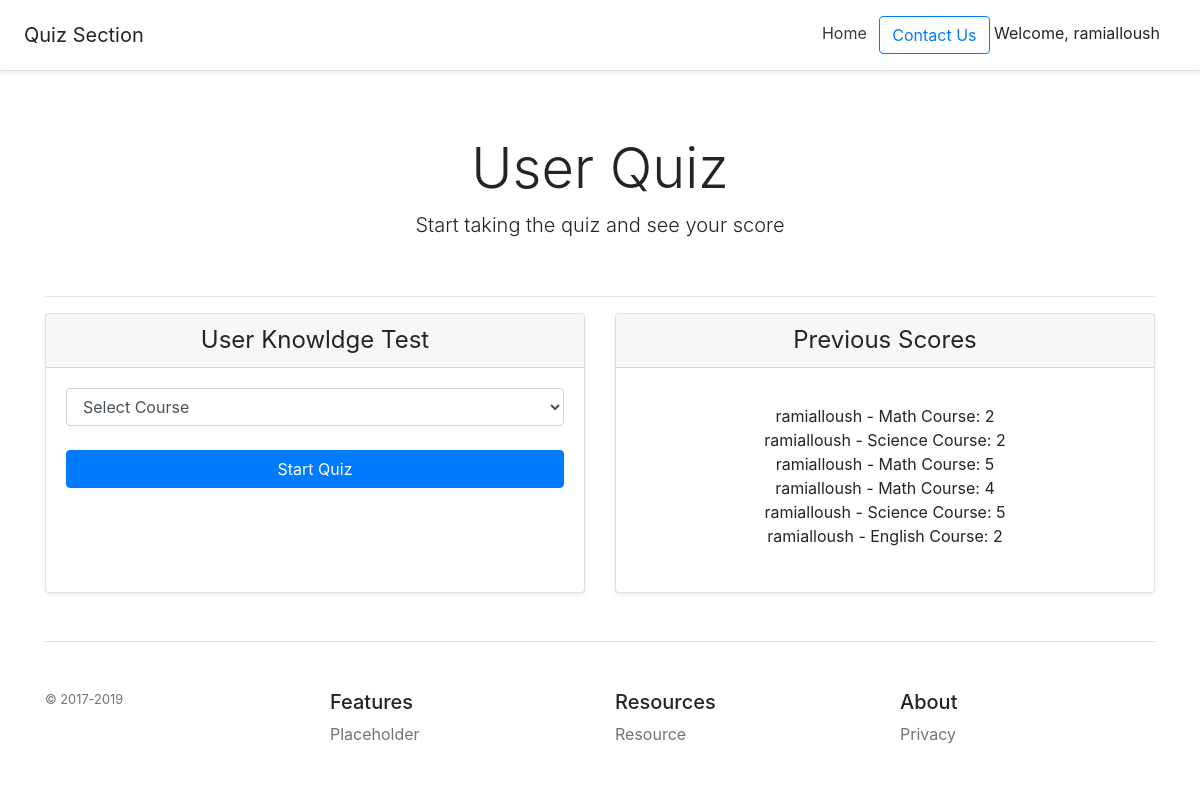
The app's page /quiz/ (signed in) with its own data.
### quiz/models.py (models this page shows, shortened)
class Course(models.Model):
    course_name = models.CharField(max_length=300)
    def __str__(self):
        return self.course_name

class Score(models.Model):
    user = models.ForeignKey(User, verbose_name='User',
                             on_delete=models.CASCADE)
    course = models.ForeignKey(Course, on_delete=models.CASCADE)
    date = models.DateTimeField('Quiz Date', default=timezone.now)
    score = models.IntegerField(default=0)

### quiz/views.py (the view)
# urls.py: path('', views.IndexView.as_view(), name='index'),  # use name for reverse function
class IndexView(generic.ListView):
    model = Score
    template_name = 'quiz/index.html'
    def get_context_data(self, **kwargs):
        context = super(IndexView, self).get_context_data(**kwargs)
        context.update({
            'form': CourseSelectForm(),
        })
        return context
    def get_queryset(self):
        self.request.session['score'] = 0
        self.request.session['count'] = 0
        user = self.request.user
        if user.is_authenticated:
            return Score.objects.filter(
                user=self.request.user
            )
        else:
            return None

### quiz/forms.py
class CourseSelectForm(forms.Form):
    course_name = forms.ModelChoiceField(
        empty_label="Select Course",
        queryset=Course.objects.all(),
        widget=forms.Select(
            attrs={'class': 'form-control', 'label_from_instance ': 'dd'})
    )
    def __init__(self, *args, **kwargs):
        super(CourseSelectForm, self).__init__(*args, **kwargs)
        self.fields['course_name'].label = ''

### quiz/templates/quiz/index.html (shortened to what this page needs)
{% extends 'quiz/base.html' %}
{% block content %}
<div class="card-deck mb-3 text-center">
    <div class="card mb-12 shadow-sm">
        <div class="card-header">
            <h4 class="my-0 font-weight-normal">User Knowldge Test</h4>
        </div>
        <div class="card-body">
            {% if request.user.is_authenticated %}
            <form action="/quiz/start/" method="post">
                {{ form }}
                <br>
                <input type="submit" class="btn btn-block btn-primary" value="Start Quiz">
            </form>
            {% else %}
            You must log in first to take the quiz
            {% endif %}
        </div>
    </div>
    {% if score_list %}
    <div class="card mb-12 shadow-sm">
        <div class="card-header">
            <h4 class="my-0 font-weight-normal">Previous Scores</h4>
        </div>
        <div class="card-body">
            <ul class="list-unstyled mt-3 mb-4">
                {% for score in score_list %}
                <li>{{ score.user }} - {{ score.course }}: {{ score.score }}</li>
                {% endfor %}
            </ul>
        </div>
    </div>
    {% endif %}
</div>
{% endblock %}

### quiz/templates/quiz/base.html (shortened to what this page needs)
<!doctype html>
<html lang="en">
<head>
    <link href="https://getbootstrap.com/docs/4.3/dist/css/bootstrap.min.css" rel="stylesheet"
>
</head>
<body>
    <div class="d-flex flex-column flex-md-row align-items-center p-3 px-md-4 mb-3 bg-white border-bottom shadow-sm">
        <h5 class="my-0 mr-md-auto font-weight-normal">Quiz Section</h5>
        <nav class="my-2 my-md-0 mr-md-3">
            <a class="p-2 text-dark" href="{% url 'quiz:index' %}">Home</a>
            <a class="btn btn-outline-primary" href="#">Contact Us</a>
            {% if request.user.is_authenticated %}
            Welcome, {{ request.user.username }}
            {% else %}
            <a href="/accounts/login">Login</a>
            {% endif %}
        </nav>
    </div>
    <div class="px-3 pt-md-5 pb-md-4 mx-auto text-center">
        <h1 class="display-4">User Quiz</h1>
        <p class="lead">Start taking the quiz and see your score</p>
    </div>
    <div class="container">
        <hr>
        {% block content %}
        {% endblock %}
        <footer class="pt-4 my-md-5 pt-md-5 border-top">
            <div class="row">
                <div class="col-12 col-md">
                    <small class="d-block mb-3 text-muted">&copy; 2017-2019</small>
                </div>
                <div class="col-6 col-md">
                    <h5>Features</h5>
                    <ul class="list-unstyled text-small">
                        <li><a class="text-muted" href="#">Placeholder</a></li>
                    </ul>
                </div>
                <div class="col-6 col-md">
                    <h5>Resources</h5>
                    <ul class="list-unstyled text-small">
                        <li><a class="text-muted" href="#">Resource</a></li>
                    </ul>
                </div>
                <div class="col-6 col-md">
                    <h5>About</h5>
                    <ul class="list-unstyled text-small">
                        <li><a class="text-muted" href="#">Privacy</a></li>
                    </ul>
                </div>
            </div>
        </footer>
    </div>
</body>
</html>

### records on screen
Course: course_name "Select Course"
Score: user "ramialloush", course "Math Course", score "2"
Score: user "ramialloush", course "Science Course", score "2"
Score: user "ramialloush", course "Math Course", score "5"
Score: user "ramialloush", course "Math Course", score "4"
Score: user "ramialloush", course "Science Course", score "5"
Score: user "ramialloush", course "English Course", score "2"

### other values on screen
{{ request.user.username }} "ramialloush"
